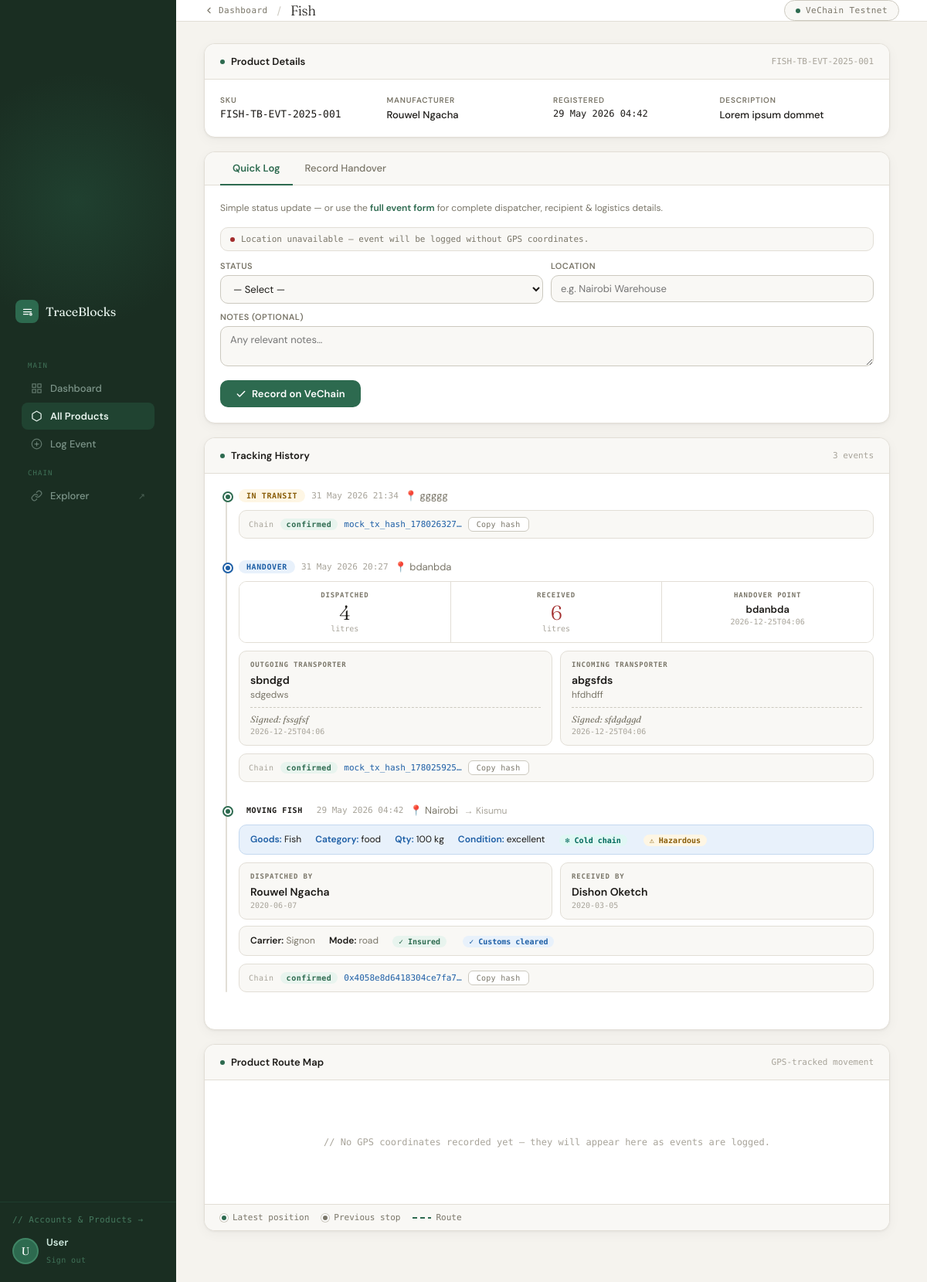
The page /products/FISH-TB-EVT-2025-001/ on the database as committed earlier.
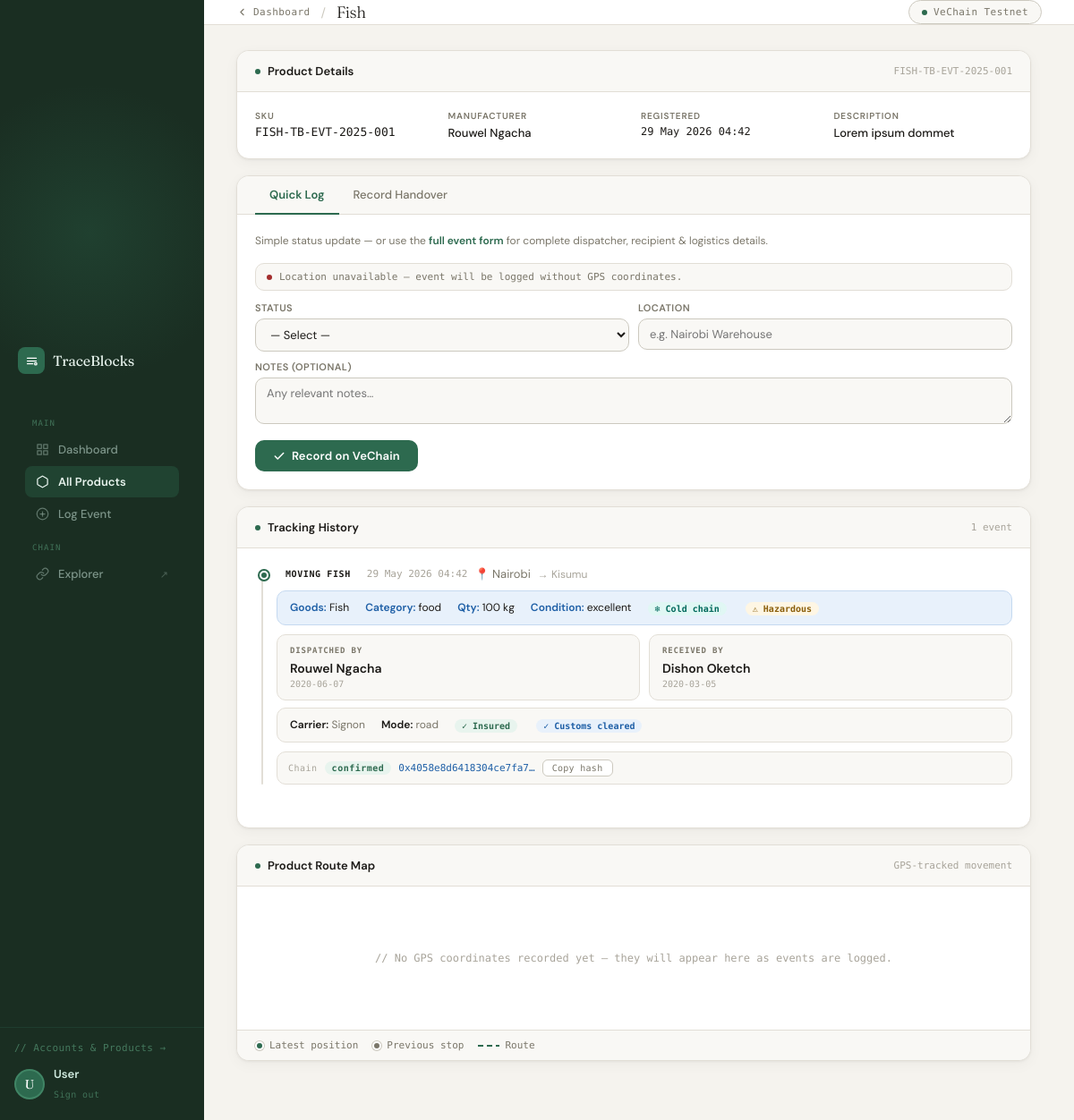
The same page on the database as committed later.
### tracker/models.py (models this page shows, shortened)
class TrackingEvent(models.Model):
    STATUS_CHOICES = [
        ("manufactured",     "Manufactured"),
        ("shipped",          "Shipped"),
        ("in_transit",       "In Transit"),
        ("at_hub",           "At Hub"),
        ("out_for_delivery", "Out for Delivery"),
        ("delivered",        "Delivered"),
        ("handover",         "Handover"),
    ]
    product   = models.ForeignKey(Product, on_delete=models.CASCADE, related_name="events")
    status    = models.CharField(max_length=50, choices=STATUS_CHOICES)
    location  = models.CharField(max_length=200)
    notes     = models.TextField(blank=True)
    timestamp = models.DateTimeField(auto_now_add=True)
    tx_id     = models.CharField(max_length=100, blank=True, db_index=True)
    tx_status = models.CharField(max_length=20, default="pending")
    latitude  = models.FloatField(null=True, blank=True)
    longitude = models.FloatField(null=True, blank=True)
    goods_name      = models.CharField(max_length=200, blank=True)
    goods_category  = models.CharField(max_length=100, blank=True)
    quantity        = models.CharField(max_length=50,  blank=True)
    unit_of_measure = models.CharField(max_length=50,  blank=True)
    batch_number    = models.CharField(max_length=100, blank=True)
    goods_condition = models.CharField(max_length=50,  blank=True)
    cold_chain      = models.BooleanField(default=False)
    hazardous       = models.BooleanField(default=False)
    dispatcher_name      = models.CharField(max_length=200, blank=True)
    dispatcher_role      = models.CharField(max_length=200, blank=True)
    dispatcher_signature = models.CharField(max_length=200, blank=True)
    dispatcher_date      = models.CharField(max_length=50,  blank=True)
    recipient_name      = models.CharField(max_length=200, blank=True)
    recipient_role      = models.CharField(max_length=200, blank=True)
    recipient_signature = models.CharField(max_length=200, blank=True)
    recipient_date      = models.CharField(max_length=50,  blank=True)
    carrier_name         = models.CharField(max_length=200, blank=True)
    transport_mode       = models.CharField(max_length=100, blank=True)
    tracking_number      = models.CharField(max_length=100, blank=True)
    destination_location = models.CharField(max_length=200, blank=True)
    vehicle_plate        = models.CharField(max_length=50,  blank=True)
    driver_name          = models.CharField(max_length=200, blank=True)
    insurance_covered    = models.BooleanField(default=False)
    customs_cleared      = models.BooleanField(default=False)
    qty_dispatched       = models.CharField(max_length=50, blank=True)
    qty_received         = models.CharField(max_length=50, blank=True)
    qty_discrepancy_note = models.TextField(blank=True)
    outgoing_transporter = models.CharField(max_length=200, blank=True)
    incoming_transporter = models.CharField(max_length=200, blank=True)
    handover_location    = models.CharField(max_length=200, blank=True)
    handover_datetime    = models.CharField(max_length=50,  blank=True)
    class Meta:
        ordering = ["-timestamp"]

### tracker/views.py (the view)
# urls.py: path("products/<str:sku>/",views.product_detail,name="product_detail"),
def product_detail(request, sku):
    product = get_object_or_404(Product, sku=sku)
    events  = product.events.order_by("-timestamp")
    return render(request, "product_detail.html", {
        "product":        product,
        "events":         events,
        "status_choices": TrackingEvent.STATUS_CHOICES,
    })

### tracker/templates/product_detail.html (shortened to what the changed rows need)
<!DOCTYPE html>
<html lang="en">
<head>
  <link rel="stylesheet" href="https://unpkg.com/leaflet@1.9.4/dist/leaflet.css" />
</head>
<body>
<div style="display:flex;width:100%;">
  <main class="main-content">
    <header class="topbar">
      <div class="topbar-left">
        <h1 class="topbar-title">{{ product.name }}</h1>
      </div>
    </header>
    <div class="inner">
      <div class="card">
        <div class="card-header">
          <div class="card-title"><div class="card-title-dot"></div>Tracking History</div>
          {% if events %}<span style="font-family:var(--font-m);font-size:11px;color:var(--soft);">{{ events|length }} event{{ events|length|pluralize }}</span>{% endif %}
        </div>
        <div class="card-body">
          {% if events %}
          <div class="timeline">
            {% for e in events %}
            <div class="event {% if e.status == 'handover' %}is-handover{% endif %}" id="event-{{ e.id }}">
              <div class="event-header">
                <span class="badge badge-{{ e.status }}">{{ e.get_status_display }}</span>
                <span class="event-time">{{ e.timestamp|date:"d M Y H:i" }}</span>
                <span class="event-loc">📍 {{ e.location }}</span>
                {% if e.destination_location %}
                <span class="event-dest">→ {{ e.destination_location }}</span>
                {% endif %}
              </div>
              {% if e.status == "handover" %}
              <div class="handover-qty">
                <div class="qty-cell">
                  <div class="qty-label">Dispatched</div>
                  <div class="qty-value">{{ e.qty_dispatched|default:"—" }}</div>
                  <div class="qty-unit">{{ e.unit_of_measure }}</div>
                </div>
                <div class="qty-cell">
                  <div class="qty-label">Received</div>
                  <div class="qty-value {% if e.qty_dispatched and e.qty_received and e.qty_dispatched != e.qty_received %}discrepancy{% endif %}">
                    {{ e.qty_received|default:"—" }}
                  </div>
                  <div class="qty-unit">{{ e.unit_of_measure }}</div>
                </div>
                {% if e.handover_location %}
                <div class="qty-cell">
                  <div class="qty-label">Handover point</div>
                  <div style="font-size:13px;font-weight:600;color:var(--text)">{{ e.handover_location }}</div>
                  {% if e.handover_datetime %}<div class="qty-unit">{{ e.handover_datetime }}</div>{% endif %}
                </div>
                {% endif %}
              </div>
              {% endif %}
              {% if e.status != "handover" and e.goods_name or e.quantity %}
              <div class="goods-strip">
                {% if e.goods_name %}<span><strong>Goods:</strong> {{ e.goods_name }}</span>{% endif %}
                {% if e.goods_category %}<span><strong>Category:</strong> {{ e.goods_category }}</span>{% endif %}
                {% if e.quantity %}<span><strong>Qty:</strong> {{ e.quantity }} {{ e.unit_of_measure }}</span>{% endif %}
                {% if e.goods_condition %}<span><strong>Condition:</strong> {{ e.goods_condition }}</span>{% endif %}
                {% if e.cold_chain %}<span class="flag flag-cold">❄ Cold chain</span>{% endif %}
                {% if e.hazardous  %}<span class="flag flag-hazard">⚠ Hazardous</span>{% endif %}
              </div>
              {% endif %}
              {% if e.dispatcher_name or e.recipient_name %}
              <div class="accountability">
                {% if e.dispatcher_name %}
                <div class="party">
                  <div class="party-title">{% if e.status == "handover" %}Outgoing transporter{% else %}Dispatched by{% endif %}</div>
                  <div class="party-name">{{ e.dispatcher_name }}</div>
                  {% if e.dispatcher_role %}<div class="party-role">{{ e.dispatcher_role }}</div>{% endif %}
                  {% if e.dispatcher_signature %}<div class="party-sig">Signed: {{ e.dispatcher_signature }}</div>{% endif %}
                  {% if e.dispatcher_date %}<div class="party-date">{{ e.dispatcher_date }}</div>{% endif %}
                </div>
                {% endif %}
                {% if e.recipient_name %}
                <div class="party">
                  <div class="party-title">{% if e.status == "handover" %}Incoming transporter{% else %}Received by{% endif %}</div>
                  <div class="party-name">{{ e.recipient_name }}</div>
                  {% if e.recipient_role %}<div class="party-role">{{ e.recipient_role }}</div>{% endif %}
                  {% if e.recipient_signature %}<div class="party-sig">Signed: {{ e.recipient_signature }}</div>{% endif %}
                  {% if e.recipient_date %}<div class="party-date">{{ e.recipient_date }}</div>{% endif %}
                </div>
                {% endif %}
              </div>
              {% endif %}
              {% if e.carrier_name or e.transport_mode or e.driver_name %}
              <div class="logistics-strip">
                {% if e.carrier_name %}<span><strong>Carrier:</strong> {{ e.carrier_name }}</span>{% endif %}
                {% if e.transport_mode %}<span><strong>Mode:</strong> {{ e.transport_mode }}</span>{% endif %}
                {% if e.insurance_covered %}<span class="flag flag-insured">✓ Insured</span>{% endif %}
                {% if e.customs_cleared   %}<span class="flag flag-customs">✓ Customs cleared</span>{% endif %}
              </div>
              {% endif %}
              <div class="tx-row">
                {% if e.tx_id %}
                  <span class="tx-label">Chain</span>
                  <span class="tx-status-badge tx-{{ e.tx_status }}" id="status-{{ e.id }}">{{ e.tx_status }}</span>
                  <a href="https://insight.vecha.in/#/test/txs/{{ e.tx_id }}" target="_blank" rel="noopener" class="tx-hash-link">
                    {{ e.tx_id|slice:":22" }}…
                  </a>
                  <button class="copy-btn" onclick="copyHash('{{ e.tx_id }}', this)">Copy hash</button>
                {% else %}
                  <span class="tx-not-recorded">Not recorded on chain</span>
                {% endif %}
              </div>
            </div>
            {% endfor %}
          </div>
          {% else %}
          <p class="empty-state">// No events recorded yet.</p>
          {% endif %}
        </div>
      </div>
    </div>
  </main>
</div>
</body>
</html>

Rows that differ between the two databases and show on the page:
no longer on this page (row edited): TrackingEvent: status "IN TRANSIT", timestamp "31 May 2026 21:34", location "ggggg", tx_status "confirmed", tx_id "mock_tx_hash_178026327"
no longer on this page (row edited): TrackingEvent: status "HANDOVER", timestamp "31 May 2026 20:27", location "bdanbda", qty_dispatched "4", unit_of_measure "litres", qty_received "6", handover_location "bdanbda", handover_datetime "2026-12-25T04:06", shows "OUTGOING TRANSPORTER", dispatcher_name "sbndgd", dispatcher_role "sdgedws", dispatcher_signature "fssgfsf", dispatcher_date "2026-12-25T04:06", shows "INCOMING TRANSPORTER", recipient_name "abgsfds", recipient_role "hfdhdff", recipient_signature "sfdgdggd", recipient_date "2026-12-25T04:06", tx_status "confirmed", tx_id "mock_tx_hash_178025925"
Other text that changed with them:
{{ events|length }}: "3" → "1"
